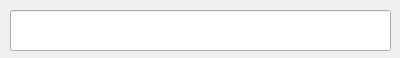
<?xml version="1.0" encoding="UTF-8"?>
<ui version="4.0">
 <class>MainWindow</class>
 <widget class="QMainWindow" name="MainWindow">
  <property name="geometry">
   <rect>
    <x>0</x>
    <y>0</y>
    <width>400</width>
    <height>58</height>
   </rect>
  </property>
  <property name="windowTitle">
   <string>MainWindow</string>
  </property>
  <widget class="QWidget" name="centralWidget">
   <widget class="QLineEdit" name="lineEdit">
    <property name="geometry">
     <rect>
      <x>10</x>
      <y>10</y>
      <width>381</width>
      <height>41</height>
     </rect>
    </property>
    <property name="font">
     <font>
      <family>微软雅黑</family>
      <pointsize>18</pointsize>
      <weight>75</weight>
      <bold>true</bold>
     </font>
    </property>
   </widget>
  </widget>
  <action name="actionExit">
   <property name="text">
    <string>退出</string>
   </property>
   <property name="toolTip">
    <string>退出</string>
   </property>
  </action>
  <action name="actionSettings">
   <property name="text">
    <string>设置</string>
   </property>
  </action>
 </widget>
 <layoutdefault spacing="6" margin="11"/>
 <resources/>
 <connections/>
</ui>
